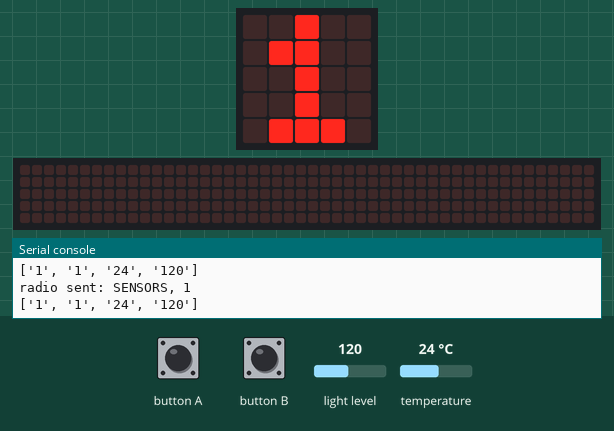
Bench run of a program on a simulated BBC micro:bit running MicroPython. Shown: the board's 5×5 LED display, a strip that is not on the board, showing the scrolling text unrolled, the last lines printed to the serial console. The inputs (shaded band) are chosen by the test bench; at power-on: light level 120, temperature 24 °C. No radio messages arrive unless stated (any console line starting 'radio sent:' is added by the test bench); the 48×5 strip is a reading aid, not a part: it shows the text the display is scrolling, unrolled, one strip-width of it at a time.

Above: at 1.2 s.
1.3 s: button B pressed for 0.15 s
At 1.88 s:
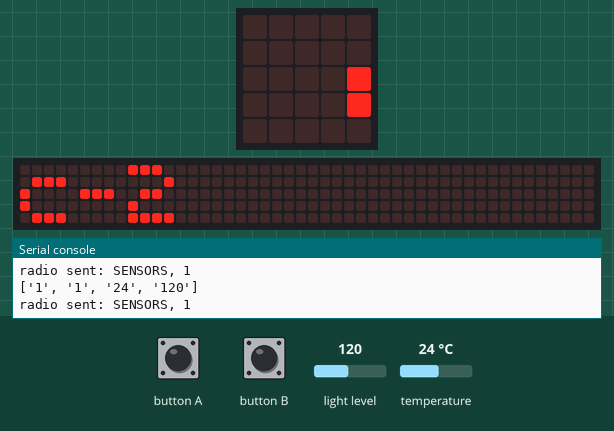
At 2.33 s:
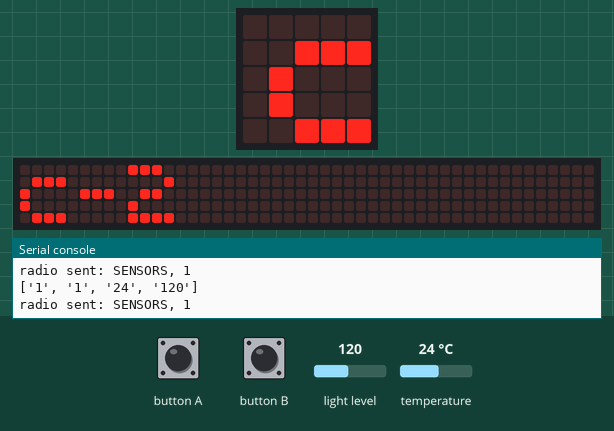
3.6 s: button A pressed for 0.15 s
Timing chart, 0 to 6.6 s (numbered marks = the images above; inputs shaded):
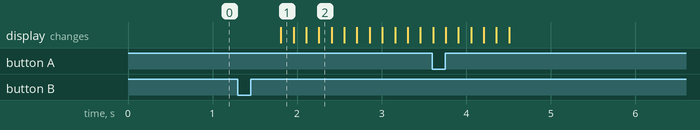

Measured:
- after the input at 1.3 s, the display: changes after 0.51 s (image 1)

The program:

headSensor.py
```python
from microbit import *
import radio
chl = 1
# Turns on radio, resets it if preconfigurations are present
# Extends radio max message length to 251 bytes, change queue to 1
radio.on()
radio.reset()
radio.config(length=251)
radio.config(queue=1)
sensors = ["SENSORS", "1"]
display.show("1")
id = 1
head_data = [str(chl),"1"]
head_data.append("")
head_data.append("")
while True:
    tmp = ""
    tmpArr = ""
    # Change radio group to 1 and then send current sensor IDs out in a message
    radio.config(group=1)
    radio.send(", ".join(sensors))
    # Change back to group 0
    radio.config(group=0)
    tmp = str(radio.receive())
    # Convert the message into a array
    tmpArr = tmp.split(", ")
    # If ID that got recived over radio is not in sensor array, it will be placed there
    if tmpArr[0] == "NEW" and tmpArr[1:] not in sensors:
        sensors.append(tmpArr[1])
    # If the message is data, it will print out the recived data and also its own data
    if tmpArr[0] == "DATA":
        print(tmpArr[1:])
        temp = str(temperature())
        light = str(display.read_light_level())
        head_data[2] = temp
        head_data[3] = light
        print(head_data)
        head_data[2] = ""
        head_data[3] = ""
    # If 'B' button is pressed, change channel
    if button_b.was_pressed():
        chl+= 1
        display.scroll("c-"+str(chl))
        radio.config(channel=chl)
        head_data[0] = str(chl)
        #print("CHANGED")
        display.show("1")
        sleep(100)
    # If 'A' button is pressed, print 'EXIT' so raspberry pi can read over serial and run shutdown command
    if button_a.was_pressed():
        sleep(400)
        print("EXIT")
        break
    # If no other sensors are connected, print data
    if len(sensors) == 2:
        temp = str(temperature())
        light = str(display.read_light_level())
        head_data[2] = temp
        head_data[3] = light
        print(head_data)
        head_data[2] = ""
        head_data[3] = ""
        sleep(600)
```
